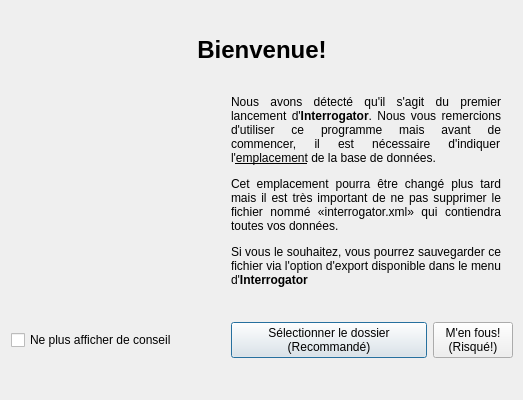
<?xml version="1.0" encoding="UTF-8"?>
<ui version="4.0">
 <class>toolsDialog</class>
 <widget class="QDialog" name="toolsDialog">
  <property name="windowModality">
   <enum>Qt::ApplicationModal</enum>
  </property>
  <property name="geometry">
   <rect>
    <x>0</x>
    <y>0</y>
    <width>523</width>
    <height>400</height>
   </rect>
  </property>
  <property name="minimumSize">
   <size>
    <width>450</width>
    <height>350</height>
   </size>
  </property>
  <property name="maximumSize">
   <size>
    <width>523</width>
    <height>400</height>
   </size>
  </property>
  <property name="windowTitle">
   <string>Premier lancement</string>
  </property>
  <property name="modal">
   <bool>true</bool>
  </property>
  <layout class="QGridLayout" name="gridLayout">
   <item row="2" column="4">
    <widget class="QPushButton" name="pushButton">
     <property name="text">
      <string>Sélectionner le dossier
(Recommandé)</string>
     </property>
    </widget>
   </item>
   <item row="2" column="5">
    <widget class="QPushButton" name="pushButton_2">
     <property name="text">
      <string>M'en fous!
(Risqué!)</string>
     </property>
    </widget>
   </item>
   <item row="2" column="0">
    <widget class="QCheckBox" name="checkBox_next">
     <property name="minimumSize">
      <size>
       <width>210</width>
       <height>0</height>
      </size>
     </property>
     <property name="text">
      <string>Ne plus afficher de conseil</string>
     </property>
    </widget>
   </item>
   <item row="1" column="0">
    <widget class="QLabel" name="label_2">
     <property name="maximumSize">
      <size>
       <width>110</width>
       <height>110</height>
      </size>
     </property>
     <property name="text">
      <string/>
     </property>
     <property name="pixmap">
      <pixmap resource="images.qrc">:/icones/images/interrogator.png</pixmap>
     </property>
     <property name="scaledContents">
      <bool>true</bool>
     </property>
    </widget>
   </item>
   <item row="0" column="0" colspan="6">
    <widget class="QLabel" name="label_3">
     <property name="maximumSize">
      <size>
       <width>16777215</width>
       <height>20</height>
      </size>
     </property>
     <property name="font">
      <font>
       <family>Ubuntu</family>
       <pointsize>18</pointsize>
       <weight>75</weight>
       <bold>true</bold>
      </font>
     </property>
     <property name="text">
      <string>Bienvenue!</string>
     </property>
     <property name="alignment">
      <set>Qt::AlignCenter</set>
     </property>
    </widget>
   </item>
   <item row="1" column="4">
    <widget class="QLabel" name="label">
     <property name="minimumSize">
      <size>
       <width>270</width>
       <height>0</height>
      </size>
     </property>
     <property name="maximumSize">
      <size>
       <width>270</width>
       <height>250</height>
      </size>
     </property>
     <property name="text">
      <string>&lt;html&gt;&lt;head/&gt;&lt;body&gt;&lt;p align=&quot;justify&quot;&gt;Nous avons détecté qu'il s'agit du premier lancement d'&lt;span style=&quot; font-weight:600;&quot;&gt;Interrogator&lt;/span&gt;. Nous vous remercions d'utiliser ce programme mais avant de commencer, il est nécessaire d'indiquer l'&lt;span style=&quot; text-decoration: underline;&quot;&gt;emplacement&lt;/span&gt; de la base de données.&lt;/p&gt;&lt;p align=&quot;justify&quot;&gt;Cet emplacement pourra être changé plus tard mais il est très important de ne pas supprimer le fichier nommé «interrogator.xml» qui contiendra toutes vos données.&lt;/p&gt;&lt;p align=&quot;justify&quot;&gt;Si vous le souhaitez, vous pourrez sauvegarder ce fichier via l'option d'export disponible dans le menu d'&lt;span style=&quot; font-weight:600;&quot;&gt;Interrogator&lt;/span&gt;&lt;/p&gt;&lt;/body&gt;&lt;/html&gt;</string>
     </property>
     <property name="wordWrap">
      <bool>true</bool>
     </property>
    </widget>
   </item>
  </layout>
 </widget>
 <resources>
  <include location="images.qrc"/>
 </resources>
 <connections>
  <connection>
   <sender>pushButton_2</sender>
   <signal>clicked()</signal>
   <receiver>toolsDialog</receiver>
   <slot>close()</slot>
   <hints>
    <hint type="sourcelabel">
     <x>386</x>
     <y>328</y>
    </hint>
    <hint type="destinationlabel">
     <x>446</x>
     <y>306</y>
    </hint>
   </hints>
  </connection>
  <connection>
   <sender>pushButton</sender>
   <signal>clicked()</signal>
   <receiver>toolsDialog</receiver>
   <slot>openBase()</slot>
   <hints>
    <hint type="sourcelabel">
     <x>302</x>
     <y>326</y>
    </hint>
    <hint type="destinationlabel">
     <x>242</x>
     <y>320</y>
    </hint>
   </hints>
  </connection>
 </connections>
 <slots>
  <slot>openBase()</slot>
 </slots>
</ui>
